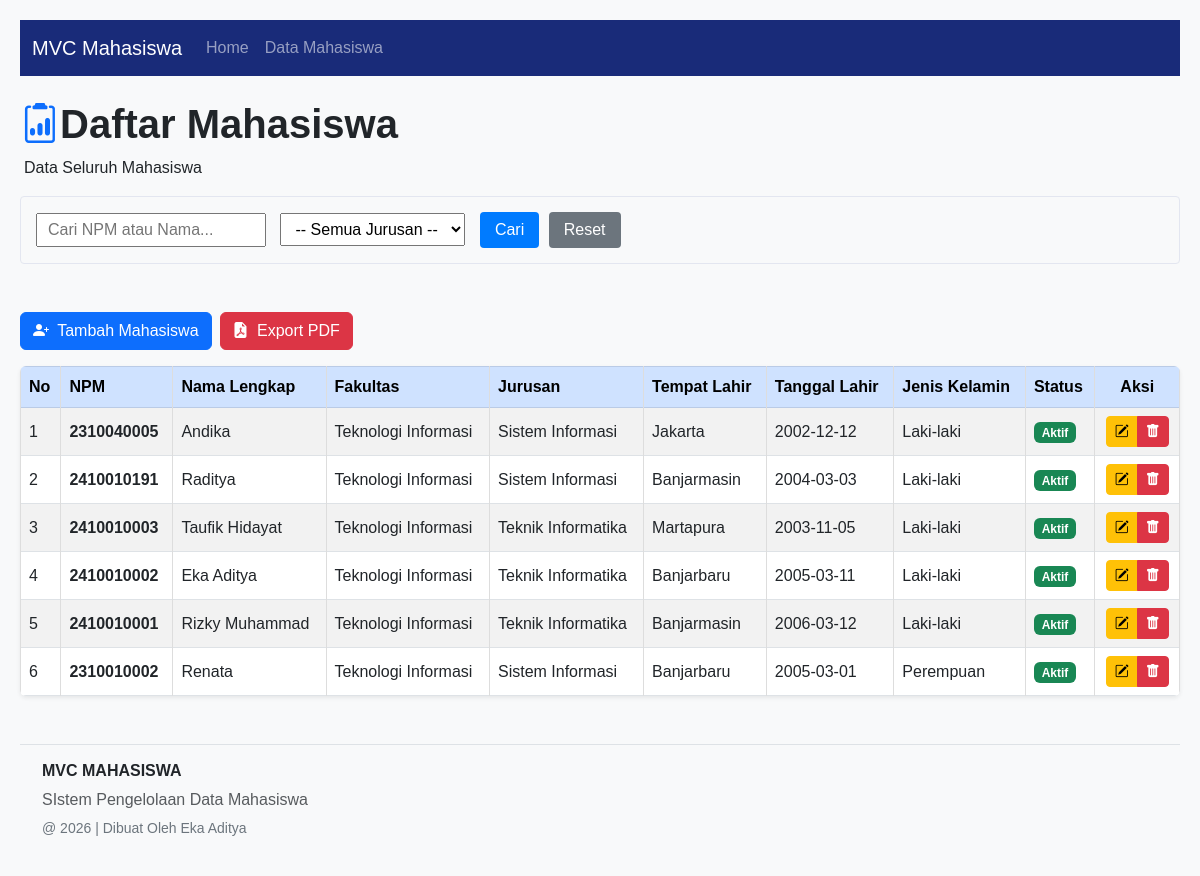
Screenshot of /public/mahasiswa with the database file from the repository.
### tables this page shows
CREATE TABLE `mahasiswa` (
  `id` int(11) NOT NULL,
  `npm` varchar(20) NOT NULL,
  `nama_lengkap` varchar(100) NOT NULL,
  `fakultas` varchar(100) NOT NULL,
  `jurusan` enum('Teknik Informatika','Sistem Informasi') NOT NULL,
  `tempat_lahir` varchar(50) NOT NULL,
  `tanggal_lahir` date NOT NULL,
  `jenis_kelamin` enum('Laki-laki','Perempuan') NOT NULL,
  `status_id` int(11) DEFAULT 1,
  `created_at` timestamp NOT NULL DEFAULT current_timestamp(),
  `updated_at` timestamp NOT NULL DEFAULT current_timestamp() ON UPDATE current_timestamp()
);

### app/controllers/MahasiswaController.php (called while the page is built, shortened)
<?php
class MahasiswaController extends Controller {
  public function index() {
        $data['judul'] = 'Daftar Mahasiswa';
        $search = isset($_GET['search']) ? trim($_GET['search']) : '';
        $jurusan = isset($_GET['jurusan']) ? trim($_GET['jurusan']) : '';
        $data['search_value'] = $search;
        $data['jurusan_value'] = $jurusan;
        if (!empty($search) || !empty($jurusan)) {
            $data['mhs'] = $this->model('Mahasiswa')->searchAndFilter($search, $jurusan);
        } else {
            $data['mhs'] = $this->model('Mahasiswa')->getAll();
        }
        $this->view('mahasiswa/index', $data);
    }
}

### core/Router.php (called while the page is built, shortened)
<?php
class Router {
    protected $method = 'index';
    protected $params = [];
    public function __construct() {
        $this->controller = new $this->controller;
        call_user_func_array([$this->controller, $this->method], $this->params);
    }
}

### public/index.php (called while the page is built, shortened)
<?php
require_once '../core/Router.php';
require_once '../core/Controller.php';
require_once '../core/Database.php';
$app = new Router();

### app/models/Mahasiswa.php (called while the page is built, shortened)
<?php
class Mahasiswa {
    private $table = 'mahasiswa';
    private $db;
    public function __construct() {
        $this->db = Database::getConnection();
    }
    public function getAll() {
        $query = "SELECT * FROM " . $this->table . " ORDER BY id DESC";
        $stmt = $this->db->prepare($query);
        $stmt->execute();
        return $stmt->fetchAll(PDO::FETCH_ASSOC);
    }
}

### config/database.php (called while the page is built)
<?php
function getConnection() {
    $host = 'localhost';
    $dbname = 'uniska_latihan_mvc_2026';
    $username = 'root';
    $password = '';
    try {
        $conn = new PDO("mysql:host=$host;dbname=$dbname;charset=utf8", $username, $password);
        $conn->setAttribute(PDO::ATTR_ERRMODE, PDO::ERRMODE_EXCEPTION);
        return $conn;
    } catch (PDOException $e) {
        die("Koneksi database gagal: " . $e->getMessage());
    }
}

### core/Database.php (called while the page is built)
<?php
class Database {
    private static $conn = null;
    public static function getConnection() {
        if (self::$conn === null) {
            require_once '../config/database.php';
            self::$conn = getConnection();
        }
        return self::$conn;
    }
}

### app/views/mahasiswa/index.php (the view, shortened to what this page needs)
<!DOCTYPE html>
<html lang="id">
<head>
</head>
<body style="padding: 20px; font-family: Arial, sans-serif;">
    <h1 class="mt-4 fw-bold">
        <i class="bi bi-clipboard2-data text-primary "></i>Daftar Mahasiswa
    </h1>
    <p class="ms-1">Data Seluruh Mahasiswa</p>
    <form action="<?= BASEURL; ?>/mahasiswa" method="GET" style="margin-bottom: 20px; background-color: #f8f9fa; padding: 15px; border-radius: 4px; border: 1px solid #e3e6f0;">
        <input type="text" name="search" placeholder="Cari NPM atau Nama..." value="<?= isset($data['search_value']) ? $data['search_value'] : ''; ?>" style="padding: 3px 10px; width: 230px; margin-right: 10px;">
        <select name="jurusan" style="padding: 6px 10px; margin-right: 10px;">
            <option value="">-- Semua Jurusan --</option>
        </select>
        <button type="submit" style="padding: 6px 15px; background-color: #007bff; color: white; border: none; border-radius: 4px; cursor: pointer;">Cari</button>
        <a href="<?= BASEURL; ?>/mahasiswa" style="padding: 6px 15px; background-color: #6c757d; color: white; text-decoration: none; border-radius: 4px; margin-left: 5px; display: inline-block;">Reset</a>
    </form>
    <div class="mt-5">
        <div class="row mb-3">
            <div class="col-md-6 d-flex gap-2">
                <a href="<?= BASEURL; ?>/mahasiswa/create" class="btn btn-primary">
                    <i class="bi bi-person-plus-fill me-1"></i> Tambah Mahasiswa
                </a>
                <a href="<?= BASEURL; ?>/mahasiswa/exportPdf" target="_blank" class="btn btn-danger">
                    <i class="bi bi-file-earmark-pdf-fill me-1"></i> Export PDF
                </a>
            </div>
        </div>
    </div>
    <div class="table-responsive shadow-sm rounded">
        <table class="table table-striped table-bordered table-hover align-middle bg-white m-0">
            <thead class="table-primary"">
                <tr>
                    <th>No</th>
                    <th>NPM</th>
                    <th>Nama Lengkap</th>
                    <th>Fakultas</th>
                    <th>Jurusan</th>
                    <th>Tempat Lahir</th>
                    <th>Tanggal Lahir</th>
                    <th>Jenis Kelamin</th>
                    <th>Status</th>
                    <th class="text-center">Aksi</th>
                </tr>
            </thead>
            <tbody>
                <?php if(empty($data['mhs'])): ?>
                    <tr>
                        <td colspan="10" class="text-center text-muted py-3">Data mahasiswa tidak ditemukan.</td>
                    </tr>
                <?php else: ?>
                    <?php $no = 1; foreach($data['mhs'] as $mhs) : ?>
                    <tr>
                        <td><?= $no++; ?></td>
                        <td><strong><?= $mhs['npm']; ?></strong></td>
                        <td><?= $mhs['nama_lengkap']; ?></td>
                        <td><?= $mhs['fakultas']; ?></td>
                        <td><?= $mhs['jurusan']; ?></td>
                        <td><?= $mhs['tempat_lahir']; ?></td>
                        <td><?= $mhs['tanggal_lahir']; ?></td>
                        <td><?= $mhs['jenis_kelamin']; ?></td>
                        <td>
                            <span class="badge bg-<?= ($mhs['status_id'] == 1) ? 'success' : 'danger'; ?>">
                                <?= ($mhs['status_id'] == 1) ? 'Aktif' : 'Nonaktif'; ?>
                            </span>
                        </td>
                        <td class="text-center">
                            <div class="btn-group btn-group-sm" role="group">
                                <a href="<?= BASEURL; ?>/mahasiswa/edit/<?= $mhs['id']; ?>" class="btn btn-warning " title="Edit Data">
                                    <i class="bi bi-pencil-square"></i>
                                </a>
                                <a href="<?= BASEURL; ?>/mahasiswa/delete/<?= $mhs['id']; ?>" onclick="return confirm('Apakah Anda yakin ingin menghapus data ini?');" class="btn btn-danger" title="Hapus Data" >
                                    <i class="bi bi-trash-fill"></i>
                                </a>
                            </div>
                        </td>
                    </tr>
                    <?php endforeach; ?>
                <?php endif; ?>
            </tbody>
        </table>
    </div>

### core/Controller.php (shortened to what this page needs)
<?php
class Controller {
    public function view($view, $data = []) {
        extract($data);
        if (file_exists('../app/views/' . $view . '.php')) {
            require_once '../app/views/' . $view . '.php';
            $content = ob_get_clean();
            if (file_exists('../app/views/layouts/header.php') && file_exists('../app/views/layouts/footer.php')) {
                require_once '../app/views/layouts/header.php';
                echo $content;
                require_once '../app/views/layouts/footer.php';
            } else {
                echo $content;
            }
        } else {
            die("View $view tidak ditemukan.");
        }
    }
    public function model($model) {
        if (file_exists('../app/models/' . $model . '.php')) {
            return new $model();
        } else {
            die("Model $model tidak ditemukan.");
        }
    }
}

### app/views/layouts/header.php (shortened to what this page needs)
<!DOCTYPE html>
<html lang="id">
<head>
    <link href="https://cdn.jsdelivr.net/npm/bootstrap@5.3.0/dist/css/bootstrap.min.css" rel="stylesheet">
    <link rel="stylesheet" href="https://cdn.jsdelivr.net/npm/bootstrap-icons@1.11.3/font/bootstrap-icons.min.css">
</head>
</head>
<body class="bg-light">
    <nav class="navbar navbar-expand-lg navbar-dark justify-content-start"
         style="background-color:rgb(25, 43, 121)">
        <div class="container-fluid">
            <a class="navbar-brand" href="<?= BASEURL; ?>/home">MVC Mahasiswa</a>
            <div class="collapse navbar-collapse" id="navbarNav">
                <ul class="navbar-nav">
                    <li class="nav-item">
                        <a class="nav-link" href="<?= BASEURL; ?>/home">Home</a>
                    </li>
                    <li class="nav-item">
                        <a class="nav-link" href="<?= BASEURL; ?>/mahasiswa">Data Mahasiswa</a>
                    </li>
                </ul>
            </div>
        </div>
    </nav>

### app/views/layouts/footer.php (shortened to what this page needs)
<footer class="bg-light py-3 mt-5 border-top">
        <div class="container">
            <h6 class="fw-bold">MVC MAHASISWA</h6>
            <p class="text-muted mb-1">SIstem Pengelolaan Data Mahasiswa
            </p>
            <small class="text-secondary">
                @ 2026 | Dibuat Oleh Eka Aditya
            </small>
        </div>
    </footer>
</body>
</html>

### app/views/mahasiswa/index.php (style rules this page uses)
table { width: 100%; border-collapse: collapse; margin-top: 20px; }
th, td { border: 1px solid #ddd; padding: 10px; text-align: left; }
th { background-color: #f2f2f2; }

### rows the page displays
mahasiswa: npm "2310040005", nama_lengkap "Andika", fakultas "Teknologi Informasi", jurusan "Sistem Informasi", tempat_lahir "Jakarta", tanggal_lahir "2002-12-12", jenis_kelamin "Laki-laki", status_id "Aktif"
mahasiswa: npm "2410010191", nama_lengkap "Raditya", fakultas "Teknologi Informasi", jurusan "Sistem Informasi", tempat_lahir "Banjarmasin", tanggal_lahir "2004-03-03", jenis_kelamin "Laki-laki", status_id "Aktif"
mahasiswa: npm "2410010003", nama_lengkap "Taufik Hidayat", fakultas "Teknologi Informasi", jurusan "Teknik Informatika", tempat_lahir "Martapura", tanggal_lahir "2003-11-05", jenis_kelamin "Laki-laki", status_id "Aktif"
mahasiswa: npm "2410010002", nama_lengkap "Eka Aditya", fakultas "Teknologi Informasi", jurusan "Teknik Informatika", tempat_lahir "Banjarbaru", tanggal_lahir "2005-03-11", jenis_kelamin "Laki-laki", status_id "Aktif"
mahasiswa: npm "2410010001", nama_lengkap "Rizky Muhammad", fakultas "Teknologi Informasi", jurusan "Teknik Informatika", tempat_lahir "Banjarmasin", tanggal_lahir "2006-03-12", jenis_kelamin "Laki-laki", status_id "Aktif"
mahasiswa: npm "2310010002", nama_lengkap "Renata", fakultas "Teknologi Informasi", jurusan "Sistem Informasi", tempat_lahir "Banjarbaru", tanggal_lahir "2005-03-01", jenis_kelamin "Perempuan", status_id "Aktif"
